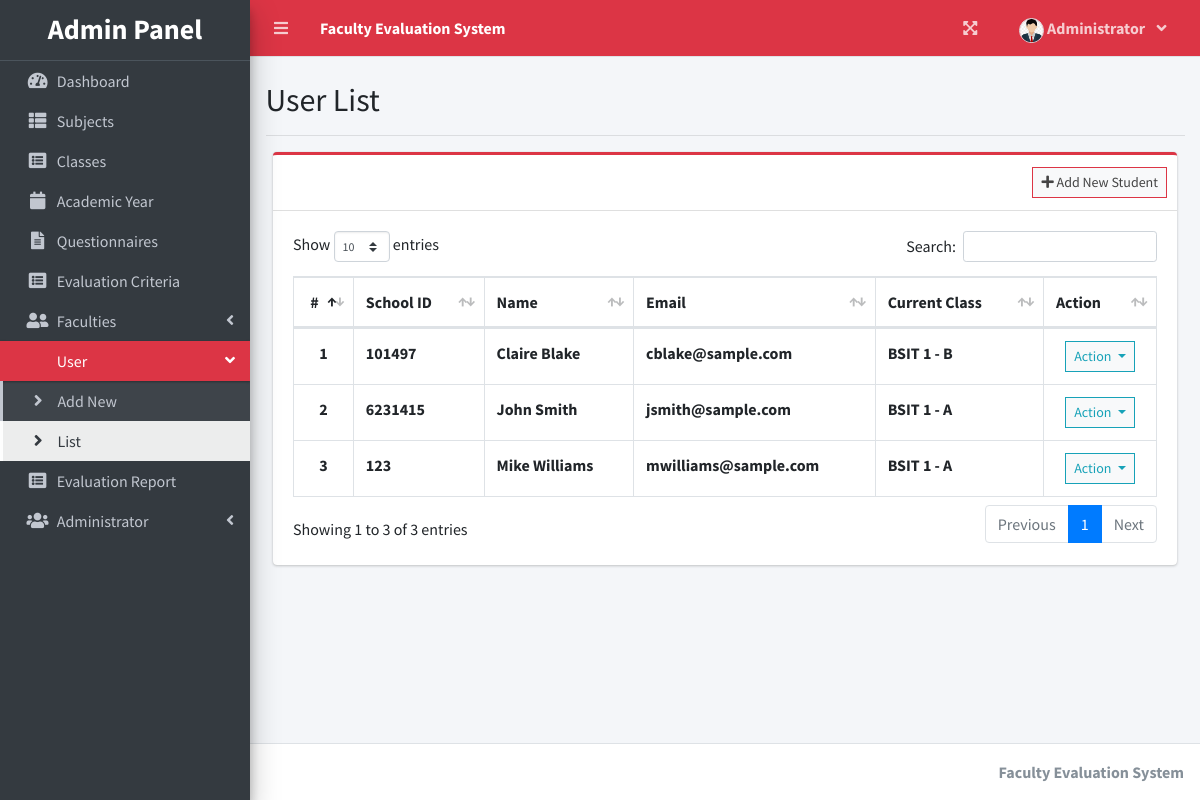
The app's page /index.php?page=student_list (signed in) with its own data.
### tables this page shows
CREATE TABLE `student_list` (
  `id` int(30) NOT NULL,
  `school_id` varchar(100) NOT NULL,
  `firstname` varchar(200) NOT NULL,
  `lastname` varchar(200) NOT NULL,
  `email` varchar(200) NOT NULL,
  `password` text NOT NULL,
  `class_id` int(30) NOT NULL,
  `avatar` text NOT NULL DEFAULT 'no-image-available.png',
  `date_created` datetime NOT NULL DEFAULT current_timestamp()
);

### admin/student_list.php (the view, shortened to what this page needs)
<?php include'db_connect.php' ?>
<div class="text"><br><h2>User List <br></h1></div>
 <hr>
<div class="col-lg-12">
	<div class="card card-outline card-danger">
		<div class="card-header">
			<div class="card-tools">
				<a class="btn btn-block btn-sm btn-default btn-flat border-danger" href="./index.php?page=new_student"><i class="fa fa-plus"></i> Add New Student</a>
			</div>
		</div>
		<div class="card-body">
			<table class="table tabe-hover table-bordered" id="list">
				<thead>
					<tr>
						<th class="text-center">#</th>
						<th>School ID</th>
						<th>Name</th>
						<th>Email</th>
						<th>Current Class</th>
						<th>Action</th>
					</tr>
				</thead>
				<tbody>
					<?php
					$i = 1;
					$class= array();
					$classes = $conn->query("SELECT id,concat(curriculum,' ',level,' - ',section) as `class` FROM class_list");
					while($row=$classes->fetch_assoc()){
						$class[$row['id']] = $row['class'];
					}
					$qry = $conn->query("SELECT *,concat(firstname,' ',lastname) as name FROM student_list order by concat(firstname,' ',lastname) asc");
					while($row= $qry->fetch_assoc()):
					?>
					<tr>
						<th class="text-center"><?php echo $i++ ?></th>
						<td><b><?php echo $row['school_id'] ?></b></td>
						<td><b><?php echo ucwords($row['name']) ?></b></td>
						<td><b><?php echo $row['email'] ?></b></td>
						<td><b><?php echo isset($class[$row['class_id']]) ? $class[$row['class_id']] : "N/A" ?></b></td>
						<td class="text-center">
							<button type="button" class="btn btn-default btn-sm btn-flat border-info wave-effect text-info dropdown-toggle" data-toggle="dropdown" aria-expanded="true">
		                      Action
		                    </button>
						</td>
					</tr>
				<?php endwhile; ?>
				</tbody>
			</table>
		</div>
	</div>
</div>

### index.php (shortened to what this page needs)
<!DOCTYPE html>
<html lang="en">
<?php
	include 'header.php'
?>
<body class="hold-transition sidebar-mini layout-fixed layout-navbar-fixed layout-footer-fixed">
<div class="wrapper">
  <?php include 'topbar.php' ?>
  <?php include $_SESSION['login_view_folder'].'sidebar.php' ?>
  <div class="content-wrapper">
    <section class="content">
      <div class="container-fluid">
         <?php
            $page = isset($_GET['page']) ? $_GET['page'] : 'home';
            if(!file_exists($_SESSION['login_view_folder'].$page.".php")){
                include '404.html';
            }else{
            include $_SESSION['login_view_folder'].$page.'.php';
            }
          ?>
      </div>
    </section>
  </div>
  <footer class="main-footer">
    <div class="float-right d-none d-sm-inline-block">
      <b><?php echo $_SESSION['system']['name'] ?></b>
    </div>
  </footer>
</div>
</body>
</html>

### header.php (shortened to what this page needs)
<head>
  <link rel="stylesheet" href="assets/plugins/fontawesome-free/css/all.min.css">
  <link rel="stylesheet" href="https://code.ionicframework.com/ionicons/2.0.1/css/ionicons.min.css">
  <link rel="stylesheet" href="assets/plugins/overlayScrollbars/css/OverlayScrollbars.min.css">
  <link rel="stylesheet" href="assets/plugins/datatables-bs4/css/dataTables.bootstrap4.min.css">
  <link rel="stylesheet" href="assets/plugins/datatables-responsive/css/responsive.bootstrap4.min.css">
  <link rel="stylesheet" href="assets/plugins/datatables-buttons/css/buttons.bootstrap4.min.css">
  <link rel="stylesheet" href="assets/plugins/select2/css/select2.min.css">
  <link rel="stylesheet" href="assets/plugins/select2-bootstrap4-theme/select2-bootstrap4.min.css">
  <link rel="stylesheet" href="assets/plugins/sweetalert2-theme-bootstrap-4/bootstrap-4.min.css">
  <link rel="stylesheet" href="assets/plugins/jquery-ui/jquery-ui.min.css">
  <link rel="stylesheet" href="assets/plugins/toastr/toastr.min.css">
  <link rel="stylesheet" href="assets/plugins/dropzone/min/dropzone.min.css">
  <link rel="stylesheet" href="assets/dist/css/jquery.datetimepicker.min.css">
  <link rel="stylesheet" href="assets/plugins/icheck-bootstrap/icheck-bootstrap.min.css">
  <link rel="stylesheet" href="assets/plugins/bootstrap4-toggle/css/bootstrap4-toggle.min.css">
  <link rel="stylesheet" href="assets/dist/css/adminlte.min.css">
  <link rel="stylesheet" href="assets/dist/css/styles.css">
  <link rel="stylesheet" href="assets/plugins/summernote/summernote-bs4.min.css">
</head>

### topbar.php (shortened to what this page needs)
<nav class="main-header navbar navbar-expand navbar-danger navbar-dark ">
  <ul class="navbar-nav">
    <?php if(isset($_SESSION['login_id'])): ?>
    <li class="nav-item">
      <a class="nav-link" data-widget="pushmenu" href="" role="button"><i class="fas fa-bars"></i></a>
    </li>
  <?php endif; ?>
    <li>
      <a class="nav-link text-white"  href="./" role="button"> <large><b><?php echo $_SESSION['system']['name'] ?></b></large></a>
    </li>
  </ul>
  <ul class="navbar-nav ml-auto">
    <li class="nav-item">
      <a class="nav-link" data-widget="fullscreen" href="#" role="button">
        <i class="fas fa-expand-arrows-alt"></i>
      </a>
    </li>
   <li class="nav-item dropdown">
          <a class="nav-link"  data-toggle="dropdown" aria-expanded="true" href="javascript:void(0)">
            <span>
              <div class="d-felx badge-pill">
                <span class=""><img src="assets/uploads/<?php echo $_SESSION['login_avatar'] ?>" alt="" class="user-img border "></span>
                <span><b><?php echo ucwords($_SESSION['login_firstname']) ?></b></span>
                <span class="fa fa-angle-down ml-2"></span>
              </div>
            </span>
          </a>
    </li>
  </ul>
</nav>

### admin/sidebar.php (shortened to what this page needs)
<aside class="main-sidebar sidebar-dark-danger elevation-4">
  <div class="dropdown">
 	<a href="./" class="brand-link">
      <h3 class="text-center p-0 m-0"><b>Admin Panel</b></h3>
  </a>
  </div>
  <div class="sidebar">
    <nav class="mt-2">
      <ul class="nav nav-pills nav-sidebar flex-column nav-flat" data-widget="treeview" role="menu" data-accordion="false">
       <li class="nav-item dropdown">
          <a href="./" class="nav-link nav-home">
            <i class="nav-icon fas fa-tachometer-alt"></i>
            <p>
              Dashboard
            </p>
          </a>
        </li>
        <li class="nav-item dropdown">
          <a href="./index.php?page=subject_list" class="nav-link nav-subject_list">
            <i class="nav-icon fas fa-th-list"></i>
            <p>
              Subjects
            </p>
          </a>
        </li>
        <li class="nav-item dropdown">
          <a href="./index.php?page=class_list" class="nav-link nav-class_list">
            <i class="nav-icon fas fa-list-alt"></i>
            <p>
              Classes
            </p>
          </a>
        </li>
        <li class="nav-item dropdown">
          <a href="./index.php?page=academic_list" class="nav-link nav-academic_list">
            <i class="nav-icon fas fa-calendar"></i>
            <p>
              Academic Year
            </p>
          </a>
        </li>
        <li class="nav-item dropdown">
          <a href="./index.php?page=questionnaire" class="nav-link nav-questionnaire">
            <i class="nav-icon fas fa-file-alt"></i>
            <p>
              Questionnaires
            </p>
          </a>
        </li>
        <li class="nav-item dropdown">
          <a href="./index.php?page=criteria_list" class="nav-link nav-criteria_list">
            <i class="nav-icon fas fa-list-alt"></i>
            <p>
              Evaluation Criteria
            </p>
          </a>
        </li>
        <li class="nav-item">
          <a href="#" class="nav-link nav-edit_faculty">
            <i class="nav-icon fas fa-user-friends"></i>
            <p>
              Faculties
              <i class="right fas fa-angle-left"></i>
            </p>
          </a>
        </li>
        <li class="nav-item">
          <a href="#" class="nav-link nav-edit_student">
            <p>
               User
              <i class="right fas fa-angle-left"></i>
            </p>
          </a>
          <ul class="nav nav-treeview">
            <li class="nav-item">
              <a href="./index.php?page=new_student" class="nav-link nav-new_student tree-item">
                <i class="fas fa-angle-right nav-icon"></i>
                <p>Add New</p>
              </a>
            </li>
            <li class="nav-item">
              <a href="./index.php?page=student_list" class="nav-link nav-student_list tree-item">
                <i class="fas fa-angle-right nav-icon"></i>
                <p>List</p>
              </a>
            </li>
          </ul>
        </li>
        <li class="nav-item dropdown">
          <a href="./index.php?page=report" class="nav-link nav-report">
            <i class="nav-icon fas fa-list-alt"></i>
            <p>
              Evaluation Report
            </p>
          </a>
        </li>
        <li class="nav-item">
          <a href="#" class="nav-link nav-edit_user">
            <i class="nav-icon fas fa-users"></i>
            <p>
              Administrator
              <i class="right fas fa-angle-left"></i>
            </p>
          </a>
        </li>
      </ul>
    </nav>
  </div>
</aside>

### topbar.php (style rules this page uses)
.user-img { border-radius: 50%; height: 25px; width: 25px; object-fit: cover; }

### records on screen
student_list: school "101497", name "Claire Blake", email "cblake@sample.com", class "BSIT 1 - B"
student_list: school "6231415", name "John Smith", email "jsmith@sample.com", class "BSIT 1 - A"
student_list: school "123", name "Mike Williams", email "mwilliams@sample.com", class "BSIT 1 - A"

### other values on screen
$_SESSION['system']['name'] "Faculty Evaluation System"
$_SESSION['login_firstname'] "Administrator"
